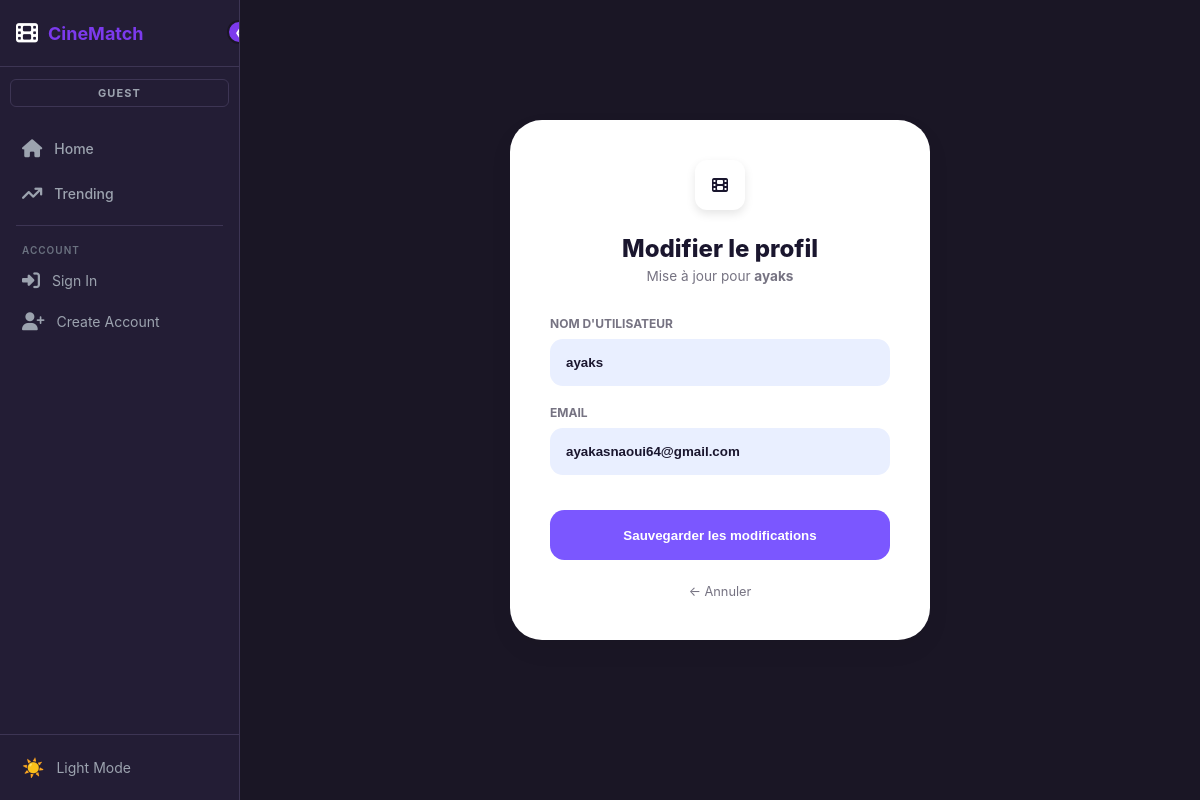
The app's page /users/dashboard/users/edit/1/, older data.
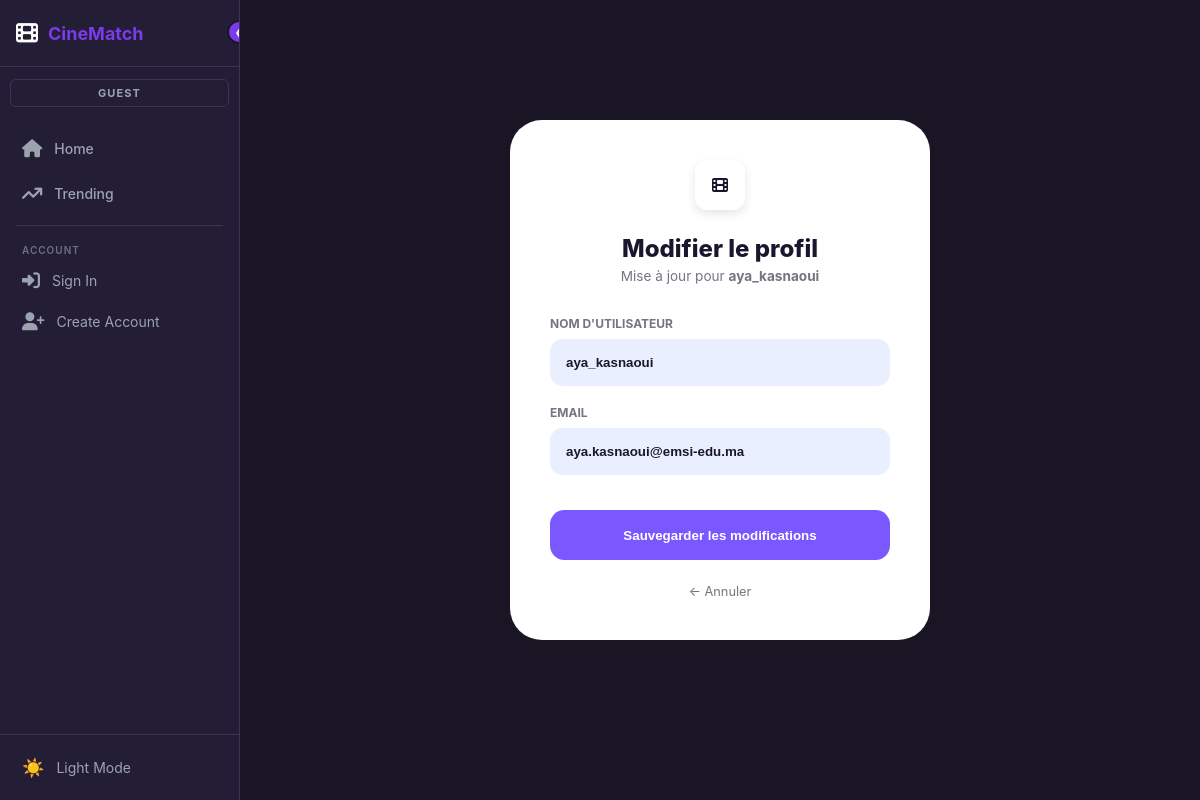
The same page, newer data.
### users/models.py (models this page shows, shortened)
class User(AbstractUser):
    avatar = models.ImageField(upload_to='avatars/', blank=True, null=True)
    bio = models.TextField(blank=True)
    genre_test_done = models.BooleanField(default=False)
    favorite_genres = models.JSONField(default=list, blank=True)
    following = models.ManyToManyField(
        'self',
        symmetrical=False,
        related_name='followers',
        blank=True
    )

### users/views.py (the view)
# urls.py: path('dashboard/users/edit/<int:user_id>/', views.edit_user_view, name='edit-user'),
def edit_user_view(request, user_id):
    user_to_edit = get_object_or_404(User, id=user_id)
    if request.method == 'POST':
        user_to_edit.username = request.POST.get('username')
        user_to_edit.email = request.POST.get('email')
        user_to_edit.save()
        messages.success(request, "Profil mis à jour.")
        return redirect('user-list')
    return render(request, 'users/edit_user.html', {'user_to_edit': user_to_edit})

### templates/users/edit_user.html (shortened to what this page needs)
{% extends 'base.html' %}
{% block content %}
<div class="center-wrapper">
    <div class="edit-card">
        <div class="icon-header">
            <i class="fa-solid fa-film"></i>
        </div>
        <h2>Modifier le profil</h2>
        <p class="meta-text">Mise à jour pour <strong>{{ user_to_edit.username }}</strong></p>
        <form method="POST">
            <div class="field-group">
                <label>Nom d'utilisateur</label>
                <input type="text" name="username" value="{{ user_to_edit.username }}" required>
            </div>
            <div class="field-group">
                <label>Email</label>
                <input type="email" name="email" value="{{ user_to_edit.email }}" required>
            </div>
            <button type="submit" class="btn-save">Sauvegarder les modifications</button>
        </form>
        <a href="{% url 'user-list' %}" class="back-btn">
            ← Annuler
        </a>
    </div>
</div>
{% endblock %}

Row changes from the older to the newer data that the page shows:
changed User: username "ayaks" → "aya_kasnaoui"; email "ayakasnaoui64@gmail.com" → "aya.kasnaoui@emsi-edu.ma"
